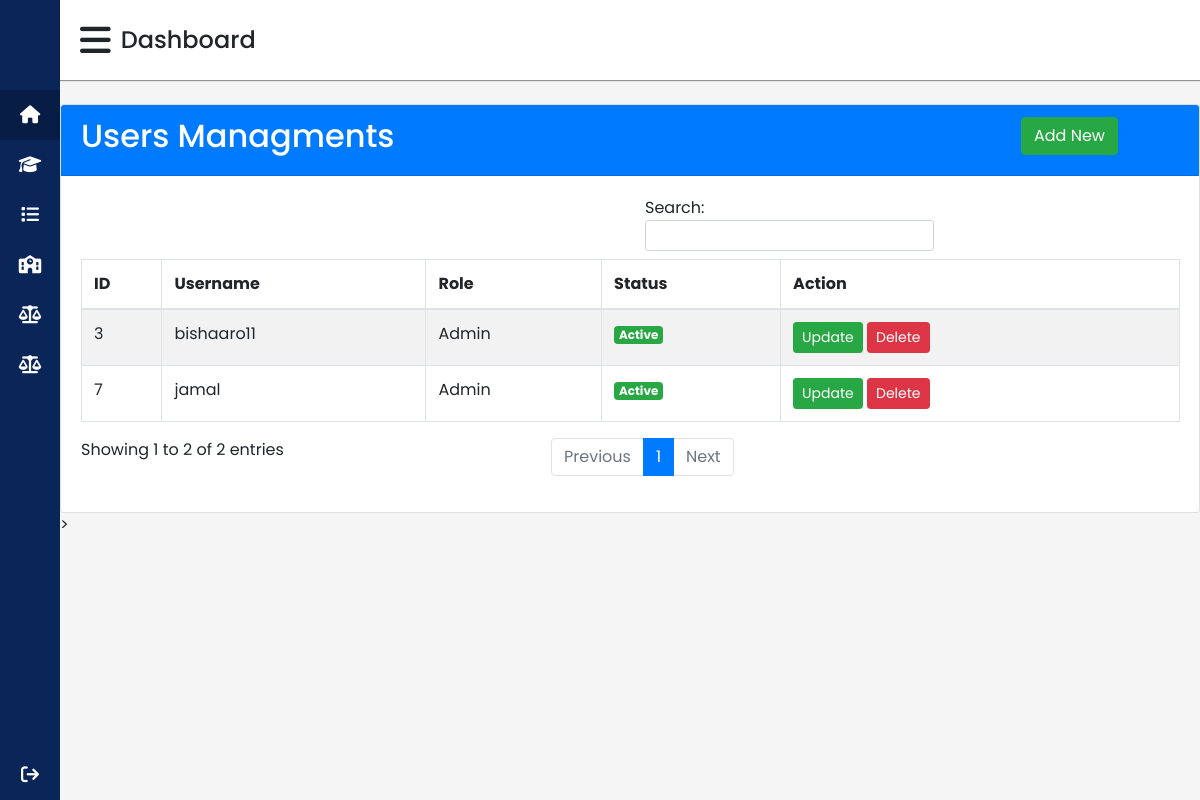
The page /users.php on the database its author committed.
### tables this page shows
CREATE TABLE `users` (
  `id` int(11) NOT NULL,
  `username` varchar(90) NOT NULL,
  `role` enum('Admin','User') NOT NULL,
  `status` enum('Active','Inactive') NOT NULL,
  `user_password` varchar(90) NOT NULL
);

### includes/DB.php (called while the page is built, shortened)
<?php
function getConnection()
 {
  try {
    $host = 'localhost';
    $user = 'root';
    $password = '';
    $dbName = 'elearning_db';
    return new mysqli($host, $user, $password, $dbName);
  } catch (Exception $e) {
    echo $e->getMessage();
    echo "there is error please return agoin";
    exit();
  }
}
function getusers()
 {
  try {
    $conn = getConnection();
    $results = $conn->query("select id,role,username,status from users");
    return $results->fetch_all(MYSQLI_ASSOC);
  } catch (Exception $e) {
    echo "<div class='alert alert-danger'>" . $e->getMessage() . "</div>";
  }
}

### users.php (the view, shortened to what this page needs)
<?php
include_once('includes/head.php');
include_once('includes/sidebar.php');
include_once('includes/navbar.php');
?>
<div class="main-content">
  <div class="card">
    <div class="card-header bg-primary text-white">
      <div class="row">
        <div class="col-md-10">
          <h2 class="card-tittle">Users Managments</h2>
        </div>
        <div class="col-md-2">
          <a href="Add-users.php" class="btn btn-success"></i>Add New</a>
        </div>
      </div>
    </div>
    <div class="card-body">
      <?php
      $users = getusers();
      ?>
      <table id="example1" class="table table-bordered table-striped">
        <thead>
          <tr>
            <th>ID</th>
            <th>Username</th>
            <th>Role</th>
            <th>Status</th>
            <th>Action</th>
          </tr>
        </thead>
        <tbody>
          <?php
          foreach ($users as $user) {
          ?>
            <tr>
              <td><?php echo $user['id'] ?></td>
              <td><?php echo $user['username'] ?></td>
              <td><?php echo $user['role'] ?></td>
              <td>
                <?php
                if ($user['status'] == 'Active') {  ?>
                  <span class="badge badge-success">Active</span>
                <?php  } else { ?>
                  <span class="badge badge-danger">Inactive</span>
                <?php } ?>
              </td>
              <td>
                <a href="updateusers.php?id=<?php echo $user['id'] ?>" class="btn btn-success btn-sm">Update</a>
                <form action="Deleteusers.php" method="post" style="display:inline;">
                  <button type="submit" name="btndelete" class="btn btn-danger btn-sm" onclick="return checkDelete()">Delete</button>
                </form>
              </td>
            </tr>
          <?php } ?>
        </tbody>
      </table>
    </div>
  </div>
</div>
</div>>
<?php
include_once('includes/footer.php')
?>

### assets/css/main.css (style rules this page uses)
* { margin: 0; padding: 0; box-sizing: border-box; font-family: 'Poppins', sans-serif; }
.main .main-content { position: relative; padding-top: 104px; }

### rows shown on the page
users: id "3", username "bishaaro11", role "Admin", status "Active"
users: id "7", username "jamal", role "Admin", status "Active"
